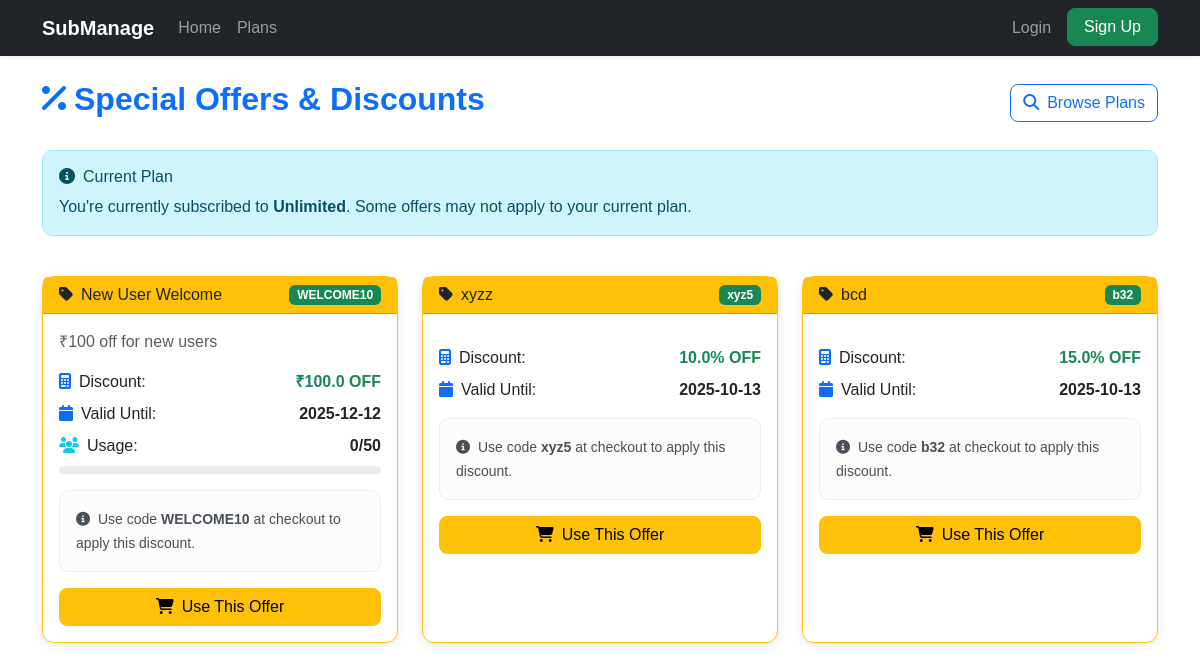
Screenshot of /user/offers (signed in) with the database file from the repository.
### app.py (models this page shows)
class Plan(db.Model):
    id = db.Column(db.Integer, primary_key=True)
    name = db.Column(db.String(120), nullable=False)
    quota_gb = db.Column(db.Integer, nullable=False)
    price = db.Column(db.Float, nullable=False)
    description = db.Column(db.String(500))
    active = db.Column(db.Boolean, default=True)

class Discount(db.Model):
    id = db.Column(db.Integer, primary_key=True)
    name = db.Column(db.String(120), nullable=False)
    code = db.Column(db.String(50), unique=True, nullable=False)
    discount_type = db.Column(db.String(20), nullable=False)  # 'percentage' or 'fixed'
    discount_value = db.Column(db.Float, nullable=False)
    min_amount = db.Column(db.Float, default=0.0)
    max_discount = db.Column(db.Float)
    valid_from = db.Column(db.DateTime, nullable=False)
    valid_until = db.Column(db.DateTime, nullable=False)
    usage_limit = db.Column(db.Integer, default=None)  # None for unlimited
    used_count = db.Column(db.Integer, default=0)
    active = db.Column(db.Boolean, default=True)
    description = db.Column(db.String(500))

### app.py (the view)
@app.route('/user/offers')
def user_offers():
    user = current_user()
    if not user or user.role != 'user':
        return redirect(url_for('login'))
    active_discounts = Discount.query.filter(
        Discount.active == True,
        Discount.valid_from <= datetime.utcnow(),
        Discount.valid_until >= datetime.utcnow()
    ).all()
    user_subs = Subscription.query.filter_by(user_id=user.id).all()
    current_plan = None
    for sub in user_subs:
        if sub.status == 'active':
            current_plan = sub.plan
            break
    return render_template('user_offers.html', discounts=active_discounts, current_plan=current_plan)

### app.py (called while the page is built)
def current_user():
    uid = session.get('user_id')
    if not uid:
        return None
    return User.query.get(uid)

### templates/user_offers.html (shortened to what this page needs)
{% extends "base.html" %}
{% block content %}
<div class="container py-4">
  <div class="row">
    <div class="col-12">
      <div class="d-flex justify-content-between align-items-center mb-4">
        <h2 class="fw-bold text-primary">
          <i class="fa fa-percentage me-2"></i>Special Offers & Discounts
        </h2>
        <a href="{{ url_for('list_plans') }}" class="btn btn-outline-primary">
          <i class="fa fa-search me-2"></i>Browse Plans
        </a>
      </div>
    </div>
  </div>
  {% if current_plan %}
    <div class="row mb-4">
      <div class="col-12">
        <div class="alert alert-info">
          <h6 class="alert-heading">
            <i class="fa fa-info-circle me-2"></i>Current Plan
          </h6>
          <p class="mb-0">You're currently subscribed to <strong>{{ current_plan.name }}</strong>. Some offers may not apply to your current plan.</p>
        </div>
      </div>
    </div>
  {% endif %}
  {% if discounts %}
    <div class="row">
      {% for discount in discounts %}
        <div class="col-md-6 col-lg-4 mb-4">
          <div class="card h-100 border-warning">
            <div class="card-header bg-warning text-dark">
              <div class="d-flex justify-content-between align-items-center">
                <h6 class="mb-0">
                  <i class="fa fa-tag me-2"></i>{{ discount.name }}
                </h6>
                <span class="badge bg-success">{{ discount.code }}</span>
              </div>
            </div>
            <div class="card-body">
              <p class="text-muted">{{ discount.description }}</p>
              <div class="mb-3">
                <div class="d-flex justify-content-between align-items-center mb-2">
                  <span><i class="fa fa-calculator me-2 text-primary"></i>Discount:</span>
                  <span class="fw-bold text-success">
                    {% if discount.discount_type == 'percentage' %}
                      {{ discount.discount_value }}% OFF
                    {% else %}
                      ₹{{ discount.discount_value }} OFF
                    {% endif %}
                  </span>
                </div>
                <div class="d-flex justify-content-between align-items-center mb-2">
                  <span><i class="fa fa-calendar me-2 text-primary"></i>Valid Until:</span>
                  <span class="fw-bold">{{ discount.valid_until.strftime('%Y-%m-%d') }}</span>
                </div>
                {% if discount.usage_limit %}
                  <div class="d-flex justify-content-between align-items-center">
                    <span><i class="fa fa-users me-2 text-info"></i>Usage:</span>
                    <span class="fw-bold">{{ discount.used_count }}/{{ discount.usage_limit }}</span>
                  </div>
                  <div class="progress mt-2" style="height: 8px;">
                    {% set usage_percent = (discount.used_count / discount.usage_limit * 100) %}
                  </div>
                {% endif %}
              </div>
              <div class="alert alert-light">
                <small>
                  <i class="fa fa-info-circle me-1"></i>
                  Use code <strong>{{ discount.code }}</strong> at checkout to apply this discount.
                </small>
              </div>
              <div class="d-grid">
                <a href="{{ url_for('list_plans') }}" class="btn btn-warning">
                  <i class="fa fa-shopping-cart me-2"></i>Use This Offer
                </a>
              </div>
            </div>
          </div>
        </div>
      {% endfor %}
    </div>
  {% endif %}
</div>
{% endblock %}

### templates/base.html (style rules this page uses)
body { font-family: "Poppins", sans-serif; }
.alert { border-radius: 10px; }
.btn { border-radius: 8px; }
.card { border-radius: 12px; box-shadow: 0 2px 10px rgba(0,0,0,0.1); }

### rows the page displays
Plan: name "Unlimited"
Discount: name "New User Welcome", code "WELCOME10", description "₹100 off for new users", discount_value "100.0", valid_until "2025-12-12", used_count "0", usage_limit "50"
Discount: name "xyzz", code "xyz5", discount_value "10.0", valid_until "2025-10-13"
Discount: name "bcd", code "b32", discount_value "15.0", valid_until "2025-10-13"
